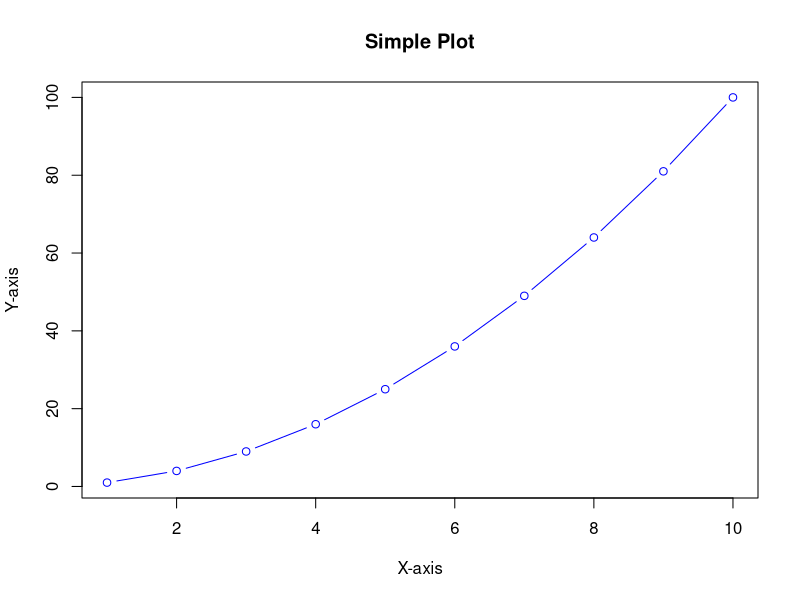

Here is the R script that generated this plot:
# Sample R code to test your VS Code setup

# Print a message
print("Hello, VS Code!")

# Perform a simple calculation
result <- 2 + 2
print(paste("2 + 2 =", result))

# Create a simple plot
x <- 1:10
y <- x^2
plot(x, y,
    type = "b", col = "blue",
    main = "Simple Plot", xlab = "X-axis", ylab = "Y-axis"
)

# Load a built-in dataset and display summary
data(mtcars)
summary(mtcars)
